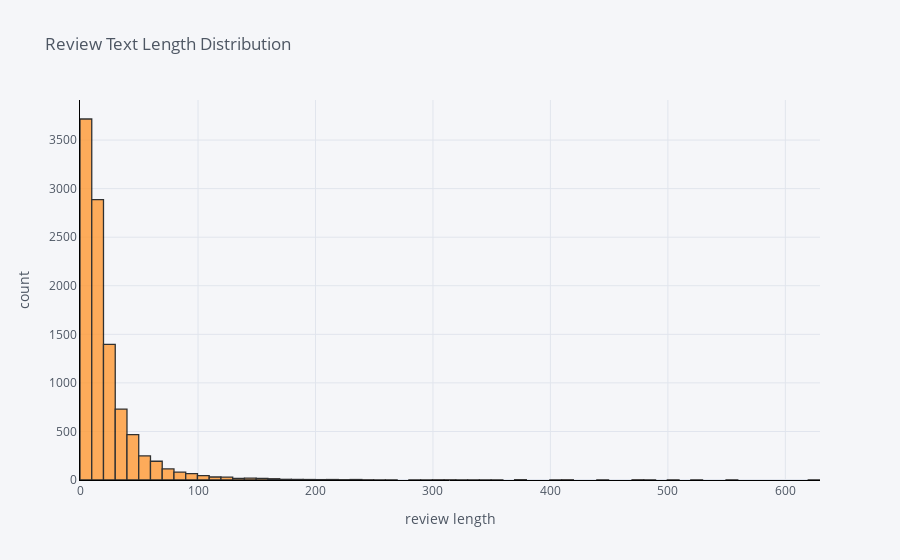

The code cell stored with this chart in its notebook:
### Markdown cell above
### Observations
- Most of the data lies between being neutral and positive
- Very less data have negative sentiments
- Number of neutral comments are also very high

### Code cell
df['count'].iplot(
    kind='hist',
    bins=100,
    xTitle='review length',
    linecolor='black',
    yTitle='count',
    title='Review Text Length Distribution')

### Figure 1 — Plotly figure (JSON) as saved in the notebook; plotly's stock layout.template omitted (floating-point values rounded to 4 significant figures; data arrays with more than 128 entries replaced by an {"elided": "..."} marker saying what was removed)
{"data": [{"histfunc": "count", "histnorm": "", "marker": {"color": "rgba(255, 153, 51, 1.0)", "line": {"color": "#000000", "width": 1.3}}, "name": "count", "nbinsx": 100, "opacity": 0.8, "orientation": "v", "type": "histogram", "x": {"elided": "10131 int values"}}], "layout": {"barmode": "overlay", "legend": {"bgcolor": "#F5F6F9", "font": {"color": "#4D5663"}}, "paper_bgcolor": "#F5F6F9", "plot_bgcolor": "#F5F6F9", "title": {"font": {"color": "#4D5663"}, "text": "Review Text Length Distribution"}, "xaxis": {"gridcolor": "#E1E5ED", "linecolor": "black", "showgrid": true, "tickfont": {"color": "#4D5663"}, "title": {"font": {"color": "#4D5663"}, "text": "review length"}, "zerolinecolor": "#E1E5ED"}, "yaxis": {"gridcolor": "#E1E5ED", "linecolor": "black", "showgrid": true, "tickfont": {"color": "#4D5663"}, "title": {"font": {"color": "#4D5663"}, "text": "count"}, "zerolinecolor": "#E1E5ED"}}}
